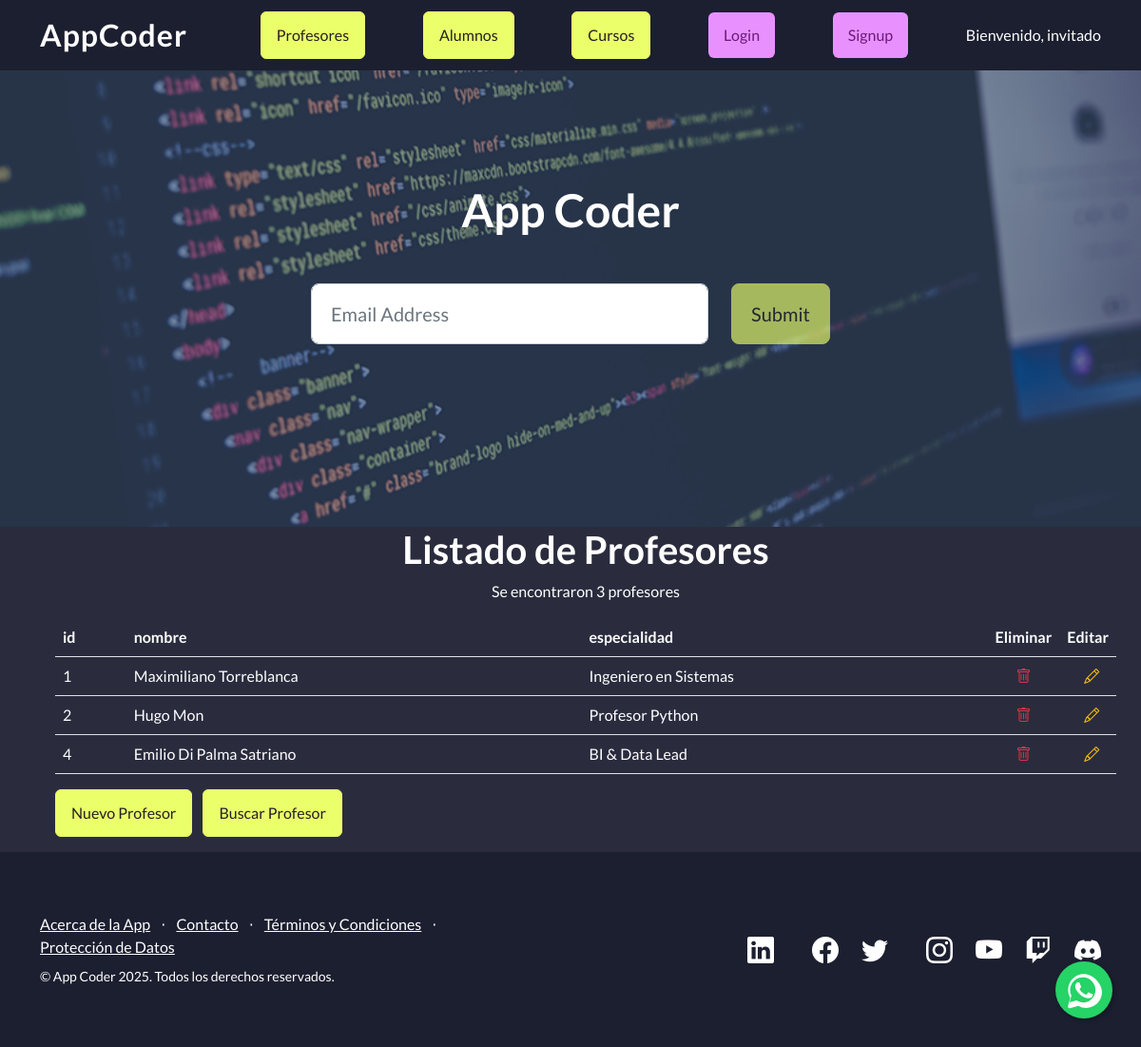
The app's page /AppCoder/profesores/ with its own data.
### AppCoder/models.py (models this page shows, shortened)
class Profesor(models.Model):
    nombre = models.CharField(max_length=40)
    especialidad = models.CharField(max_length=40)

### AppCoder/views.py (the view)
# urls.py: path('profesores/', views.profesores, name='profesores'),
def profesores(request):
    profesores_list = Profesor.objects.all()
    profesores_dictionary = {
        "profesores": profesores_list
    }
    plantilla = loader.get_template("profesores.html")
    documento = plantilla.render(profesores_dictionary, request)
    return HttpResponse(documento)

### AppCoder/template/profesores.html
{% extends "padre.html" %}
{% load static %}
{% block contenido %}
<ul>
<h1 class="text-center">Listado de Profesores</h1>
<p class="text-center">Se encontraron {{profesores|length}} profesores</p>
<main class="container text-white">
    <table class="table text-white">
        <tr>
            <th>id</th>
                <th>nombre</th>
                <th>especialidad</th>
                <th style="width: 50px;">Eliminar</th>
                <th style="width: 50px;">Editar</th>
            </tr>
            {% for profesor in profesores %}
            <tr>
                <td>{{ profesor.id }}</td>
                <td>{{ profesor.nombre }}</td>
                <td>{{ profesor.especialidad }}</td>
                <td class="text-center">
                    <a href="{% url 'eliminar_profesor' profesor.id %}" title="Eliminar" onclick="return confirm('¿Seguro que deseas eliminar este profesor?');">
                        <i class="bi bi-trash text-danger"></i>
                    </a>
                </td>
                <td class="text-center">
                    <a href="{% url 'editar_profesor' profesor.id %}" title="Editar" class="ms-2">
                        <i class="bi bi-pencil text-warning"></i>
                    </a>
                </td>
            </tr>
            {% endfor %}
        </table>
        <a href ="{% url 'profesor_formulario' %}" class="btn btn-primary me-2">Nuevo Profesor</a>
        <a href ="{% url 'buscar_profesor' %}" class="btn btn-primary">Buscar Profesor</a>
    </main>
</ul>
{% endblock %}

### AppCoder/template/padre.html (style rules this page uses)
body { background-color: rgb(42, 44, 62) !important; color: #fff !important; }
.btn-primary { background-color: rgb(235, 255, 106) !important; border-color: rgb(235, 255, 106) !important; color: #222 !important; }

### records on screen
Profesor: id "1", nombre "Maximiliano Torreblanca", especialidad "Ingeniero en Sistemas"
Profesor: id "2", nombre "Hugo Mon", especialidad "Profesor Python"
Profesor: id "4", nombre "Emilio Di Palma Satriano", especialidad "BI & Data Lead"

### other values on screen
{{ profesores|length }} "3"
